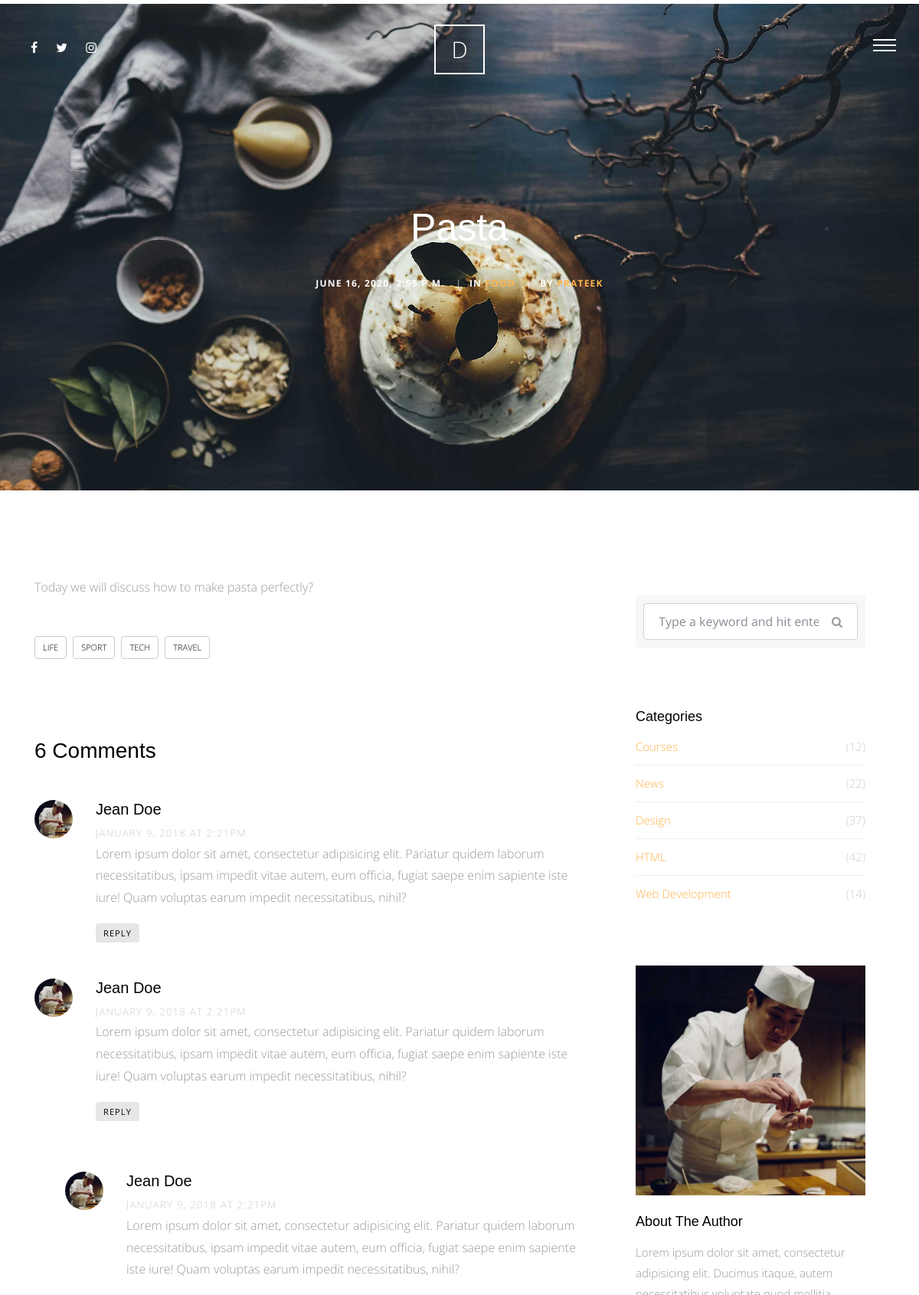
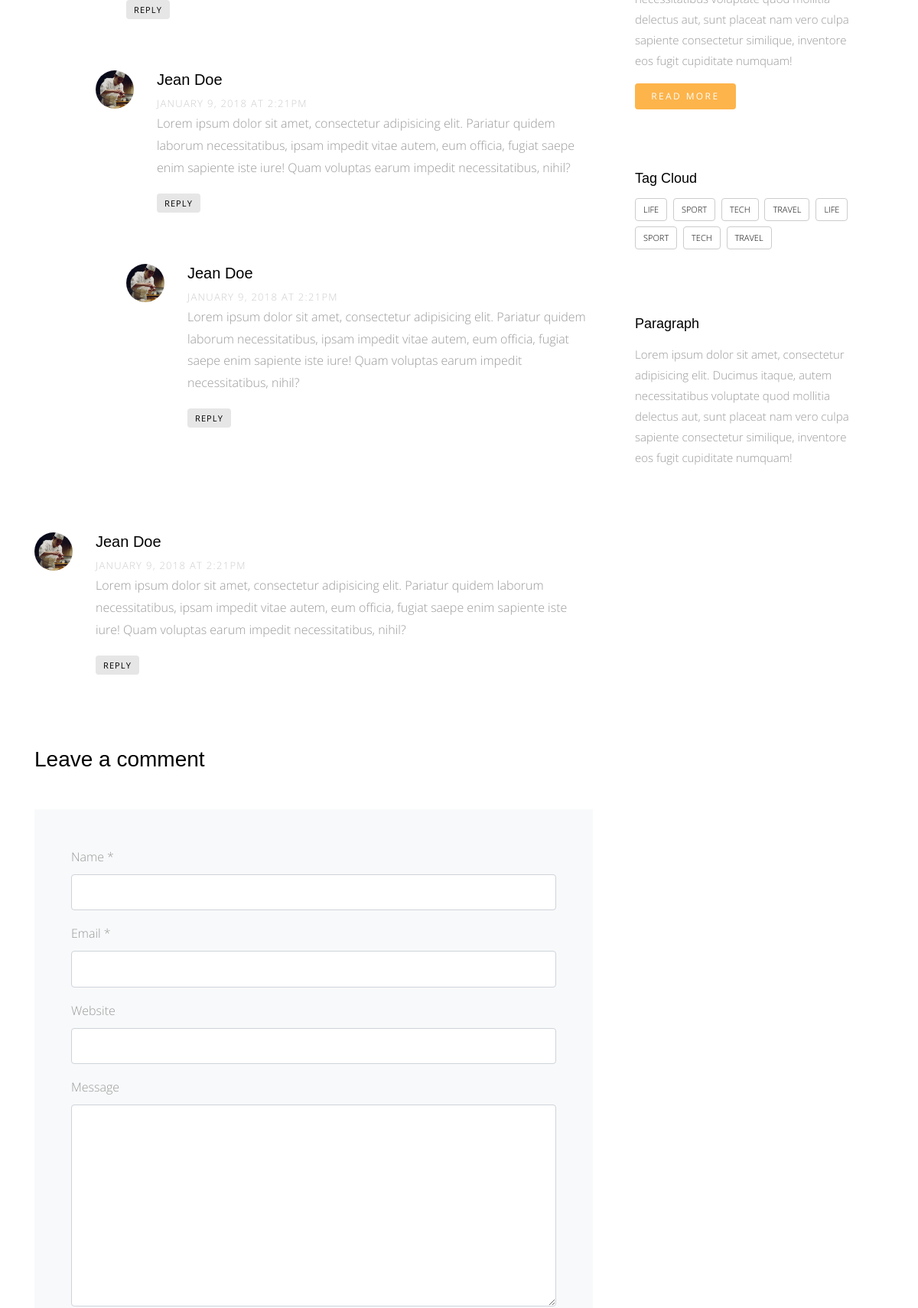
The page /blog/1 (upper part) on the database its author committed (2 pictures, top to bottom).
### blog/models.py (models this page shows, shortened)
class Post(models.Model):
    title = models.CharField(max_length=255)
    content = models.TextField()
    image = models.ImageField(upload_to="blog/", blank=True, null=True)
    author = models.ForeignKey(User, on_delete=models.CASCADE)
    category = models.ForeignKey('Category', null=True, on_delete=models.SET_NULL)
    created = models.DateTimeField(auto_now_add=True)

class Category(models.Model):
    category_name = models.CharField(max_length=50)
    def __str__(self):
        return self.category_name

### blog/views.py (the view)
# urls.py: path('<int:pk>', views.post_detail, name="postdetail"),
def post_detail(request, pk):
    post = Post.objects.get(pk=pk)
    context = {
        "post": post
    }
    return render(request, 'blog/blog-single.html', context)

### blog/templates/blog/blog-single.html (shortened to what this page needs)
{% extends 'base.html' %} {% block content %} {% load static %}
<div class="main-wrap">
    <div class="cover_1 cover_sm">
        <div class="img_bg" style="background-image: url({% static 'img/slider-1.jpg' %});" data-stellar-background-ratio="0.5">
            <div class="container">
                <div class="row align-items-center justify-content-center">
                    <div class="col-md-7 text-center" data-aos="fade-up">
                        <h2 class="heading mb-4">{{post.title}}</h2>
                        <div class="post-info">
                            <div class="date-info">{{post.created}}</div>
                            <div class="category-info"><span class="seperator">|</span>In <a href="#" data-title="View all posts in Lifestyle" title="View all posts in Lifestyle">{{post.category}}</a></div>
                            <div class="author-info"><span class="seperator">|</span>By <a href="#">{{post.author}}</a></div>
                        </div>
                    </div>
                </div>
            </div>
        </div>
    </div>
    <div class="section">
        <div class="container">
            <div class="row">
                <div class="col-md-8">
                    <p>{{post.content}}</p>
                    <div class="tag-widget post-tag-container mb-5 mt-5">
                        <div class="tagcloud">
                            <a href="#" class="tag-cloud-link">Life</a>
                            <a href="#" class="tag-cloud-link">Sport</a>
                            <a href="#" class="tag-cloud-link">Tech</a>
                            <a href="#" class="tag-cloud-link">Travel</a>
                        </div>
                    </div>
                    <div class="pt-5 mt-5">
                        <h3 class="mb-5">6 Comments</h3>
                        <ul class="comment-list">
                            <li class="comment">
                                <div class="vcard bio">
                                    <img src="img/person_1.jpg" alt="Image placeholder">
                                </div>
                                <div class="comment-body">
                                    <h3>Jean Doe</h3>
                                    <div class="meta">January 9, 2018 at 2:21pm</div>
                                    <p>Lorem ipsum dolor sit amet, consectetur adipisicing elit. Pariatur quidem laborum necessitatibus, ipsam impedit vitae autem, eum officia, fugiat saepe enim sapiente iste iure! Quam voluptas earum impedit necessitatibus,
                                        nihil?
                                    </p>
                                    <p><a href="#" class="reply">Reply</a></p>
                                </div>
                            </li>
                            <li class="comment">
                                <div class="vcard bio">
                                    <img src="img/person_1.jpg" alt="Image placeholder">
                                </div>
                                <div class="comment-body">
                                    <h3>Jean Doe</h3>
                                    <div class="meta">January 9, 2018 at 2:21pm</div>
                                    <p>Lorem ipsum dolor sit amet, consectetur adipisicing elit. Pariatur quidem laborum necessitatibus, ipsam impedit vitae autem, eum officia, fugiat saepe enim sapiente iste iure! Quam voluptas earum impedit necessitatibus,
                                        nihil?
                                    </p>
                                    <p><a href="#" class="reply">Reply</a></p>
                                </div>
                                <ul class="children">
                                    <li class="comment">
                                        <div class="vcard bio">
                                            <img src="img/person_1.jpg" alt="Image placeholder">
                                        </div>
                                        <div class="comment-body">
                                            <h3>Jean Doe</h3>
                                            <div class="meta">January 9, 2018 at 2:21pm</div>
                                            <p>Lorem ipsum dolor sit amet, consectetur adipisicing elit. Pariatur quidem laborum necessitatibus, ipsam impedit vitae autem, eum officia, fugiat saepe enim sapiente iste iure! Quam voluptas earum impedit necessitatibus,
                                                nihil?
                                            </p>
                                            <p><a href="#" class="reply">Reply</a></p>
                                        </div>
                                        <ul class="children">
                                            <li class="comment">
                                                <div class="vcard bio">
                                                    <img src="img/person_1.jpg" alt="Image placeholder">
                                                </div>
                                                <div class="comment-body">
                                                    <h3>Jean Doe</h3>
                                                    <div class="meta">January 9, 2018 at 2:21pm</div>
                                                    <p>Lorem ipsum dolor sit amet, consectetur adipisicing elit. Pariatur quidem laborum necessitatibus, ipsam impedit vitae autem, eum officia, fugiat saepe enim sapiente iste iure! Quam voluptas earum impedit
                                                        necessitatibus, nihil?</p>
                                                    <p><a href="#" class="reply">Reply</a></p>
                                                </div>
                                                <ul class="children">
                                                    <li class="comment">
                                                        <div class="vcard bio">
                                                            <img src="img/person_1.jpg" alt="Image placeholder">
                                                        </div>
                                                        <div class="comment-body">
                                                            <h3>Jean Doe</h3>
                                                            <div class="meta">January 9, 2018 at 2:21pm</div>
                                                            <p>Lorem ipsum dolor sit amet, consectetur adipisicing elit. Pariatur quidem laborum necessitatibus, ipsam impedit vitae autem, eum officia, fugiat saepe enim sapiente iste iure! Quam voluptas earum
                                                                impedit necessitatibus, nihil?</p>
                                                            <p><a href="#" class="reply">Reply</a></p>
                                                        </div>
                                                    </li>
                                                </ul>
                                            </li>
                                        </ul>
                                    </li>
                                </ul>
                            </li>
                            <li class="comment">
                                <div class="vcard bio">
                                    <img src="img/person_1.jpg" alt="Image placeholder">
                                </div>
                                <div class="comment-body">
                                    <h3>Jean Doe</h3>
                                    <div class="meta">January 9, 2018 at 2:21pm</div>
                                    <p>Lorem ipsum dolor sit amet, consectetur adipisicing elit. Pariatur quidem laborum necessitatibus, ipsam impedit vitae autem, eum officia, fugiat saepe enim sapiente iste iure! Quam voluptas earum impedit necessitatibus,
                                        nihil?
                                    </p>
                                    <p><a href="#" class="reply">Reply</a></p>
                                </div>
                            </li>
                        </ul>
                        <div class="comment-form-wrap pt-5">
                            <h3 class="mb-5">Leave a comment</h3>
                            <form action="#" class="p-5 bg-light">
                                <div class="form-group">
                                    <label for="name">Name *</label>
                                    <input type="text" class="form-control" id="name">
                                </div>
                                <div class="form-group">
                                    <label for="email">Email *</label>
                                    <input type="email" class="form-control" id="email">
                                </div>
                                <div class="form-group">
                                    <label for="website">Website</label>
                                    <input type="url" class="form-control" id="website">
                                </div>
                                <div class="form-group">
                                    <label for="message">Message</label>
                                    <textarea name="" id="message" cols="30" rows="10" class="form-control"></textarea>
                                </div>
                            </form>
                        </div>
                    </div>
                </div>
                <div class="col-md-4 sidebar">
                    <div class="sidebar-box">
                        <form action="#" class="search-form">
                            <div class="form-group">
                                <span class="icon fa fa-search"></span>
                                <input type="text" class="form-control" placeholder="Type a keyword and hit enter">
                            </div>
                        </form>
                    </div>
                    <div class="sidebar-box">
                        <div class="categories">
                            <h3>Categories</h3>
                            <li><a href="#">Courses <span>(12)</span></a></li>
                            <li><a href="#">News <span>(22)</span></a></li>
                            <li><a href="#">Design <span>(37)</span></a></li>
                            <li><a href="#">HTML <span>(42)</span></a></li>
                            <li><a href="#">Web Development <span>(14)</span></a></li>
                        </div>
                    </div>
                    <div class="sidebar-box">
                        <img src="img/person_1.jpg" alt="Image placeholder" class="img-fluid mb-4">
                        <h3>About The Author</h3>
                        <p>Lorem ipsum dolor sit amet, consectetur adipisicing elit. Ducimus itaque, autem necessitatibus voluptate quod mollitia delectus aut, sunt placeat nam vero culpa sapiente consectetur similique, inventore eos fugit cupiditate numquam!</p>
                        <p><a href="#" class="btn btn-primary btn-sm">Read More</a></p>
                    </div>
                    <div class="sidebar-box">
                        <h3>Tag Cloud</h3>
                        <div class="tagcloud">
                            <a href="#" class="tag-cloud-link">Life</a>
                            <a href="#" class="tag-cloud-link">Sport</a>
                            <a href="#" class="tag-cloud-link">Tech</a>
                            <a href="#" class="tag-cloud-link">Travel</a>
                            <a href="#" class="tag-cloud-link">Life</a>
                            <a href="#" class="tag-cloud-link">Sport</a>
                            <a href="#" class="tag-cloud-link">Tech</a>
                            <a href="#" class="tag-cloud-link">Travel</a>
                        </div>
                    </div>
                    <div class="sidebar-box">
                        <h3>Paragraph</h3>
                        <p>Lorem ipsum dolor sit amet, consectetur adipisicing elit. Ducimus itaque, autem necessitatibus voluptate quod mollitia delectus aut, sunt placeat nam vero culpa sapiente consectetur similique, inventore eos fugit cupiditate numquam!</p>
                    </div>
                </div>
            </div>
        </div>
    </div>
</div>
{% endblock %}

### static/css/style.css (style rules this page uses)
html { overflow-x: hidden; }
body { background: #fff; font-family: "Open Sans", cursive; font-size: 16px; line-height: 1.8; font-weight: 300; color: #999999; }
a { -webkit-transition: .3s all ease; -o-transition: .3s all ease; transition: .3s all ease; text-decoration: none; }
h1, h2, h3, h4, h5 { color: #000; font-family: "Playfair Display", Arial, sans-serif; }
.btn, .form-control { outline: none; }
textarea.form-control { height: inherit; }
.btn { font-size: 13px; text-transform: uppercase; letter-spacing: .2em; }
.btn.btn-primary { color: #fff; border-width: 2px; }
.btn.btn-sm { font-size: 12px; }
.section { padding: 7em 0; }
.cover_1 { position: relative; }
.cover_1 .img_bg { background-repeat: no-repeat; background-size: cover !important; background-position: center center; }
.cover_1 .img_bg, .cover_1 .img_bg > .container > .row { min-height: 700px; height: 100vh; }
.cover_1.cover_sm .img_bg, .cover_1.cover_sm .img_bg > .container > .row { min-height: 600px; height: 80vh; }
.cover_1 .heading { color: white; font-weight: 300; font-size: 30px; line-height: 1.5; }
@media (min-width: 768px) { .cover_1 .heading { font-size: 50px; line-height: 1.5; } }
.post-info { font-size: 12px; text-transform: uppercase; font-weight: bold; color: #fff; letter-spacing: .1em; }
.post-info > div { display: inline-block; }
.post-info > div .seperator { display: inline-block; margin: 0 10px; opacity: .5; }
.tagcloud a { text-transform: uppercase; display: inline-block; padding: 4px 10px; margin-bottom: 7px; margin-right: 4px; border-radius: 4px; color: #000; border: 1px solid #ccc; font-size: 11px; }
.comment-form-wrap { clear: both; }
.comment-list { padding: 0; margin: 0; }
.comment-list .children { padding: 50px 0 0 40px; margin: 0; float: left; width: 100%; }
.comment-list li { padding: 0; margin: 0 0 30px 0; float: left; width: 100%; clear: both; list-style: none; }
.comment-list li .vcard { width: 80px; float: left; }
.comment-list li .vcard img { width: 50px; border-radius: 50%; }
.comment-list li .comment-body { float: right; width: calc(100% - 80px); }
.comment-list li .comment-body h3 { font-size: 20px; }
.comment-list li .comment-body .meta { text-transform: uppercase; font-size: 13px; letter-spacing: .1em; color: #ccc; }
.comment-list li .comment-body .reply { padding: 5px 10px; background: #e6e6e6; color: #000; text-transform: uppercase; font-size: 11px; letter-spacing: .1em; font-weight: 400; border-radius: 4px; }
.search-form { background: #f7f7f7; padding: 10px; }
.search-form .form-group { position: relative; }
.search-form .form-group input { padding-right: 50px; }
.search-form .icon { position: absolute; top: 50%; right: 20px; -webkit-transform: translateY(-50%); -ms-transform: translateY(-50%); transform: translateY(-50%); }
.sidebar-box { margin-bottom: 30px; padding: 25px; font-size: 15px; width: 100%; float: left; background: #fff; }
.sidebar-box *:last-child { margin-bottom: 0; }
.sidebar-box h3 { font-size: 18px; margin-bottom: 15px; }
.categories li, .sidelink li { position: relative; margin-bottom: 10px; padding-bottom: 10px; border-bottom: 1px dotted #dee2e6; list-style: none; }
.categories li:last-child, .sidelink li:last-child { margin-bottom: 0; border-bottom: none; padding-bottom: 0; }
.categories li a, .sidelink li a { display: block; }
.categories li a span, .sidelink li a span { position: absolute; right: 0; top: 0; color: #ccc; }

### rows shown on the page
Post: title "Pasta", created "JUNE 16, 2020, 2:55 P.M.", category "FOOD", author "PRATEEK", content "Today we will discuss how to make pasta perfectly?"
